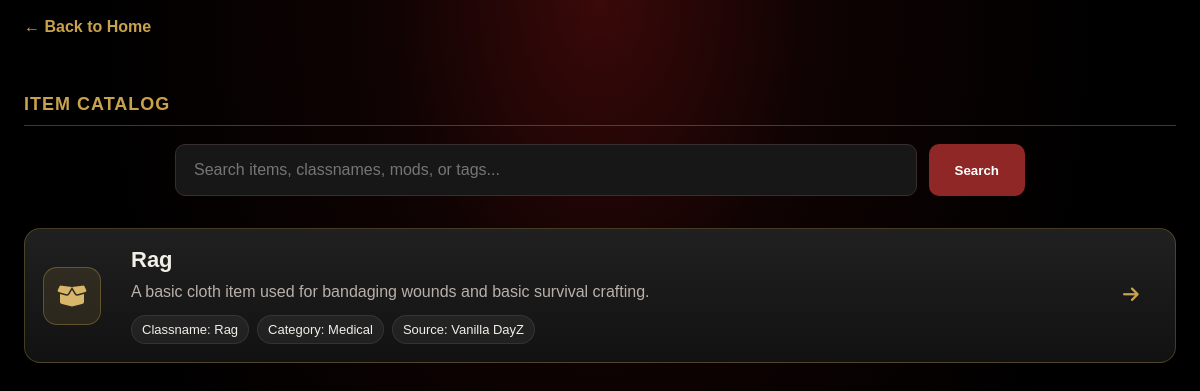
The app's page /catalog, older data.
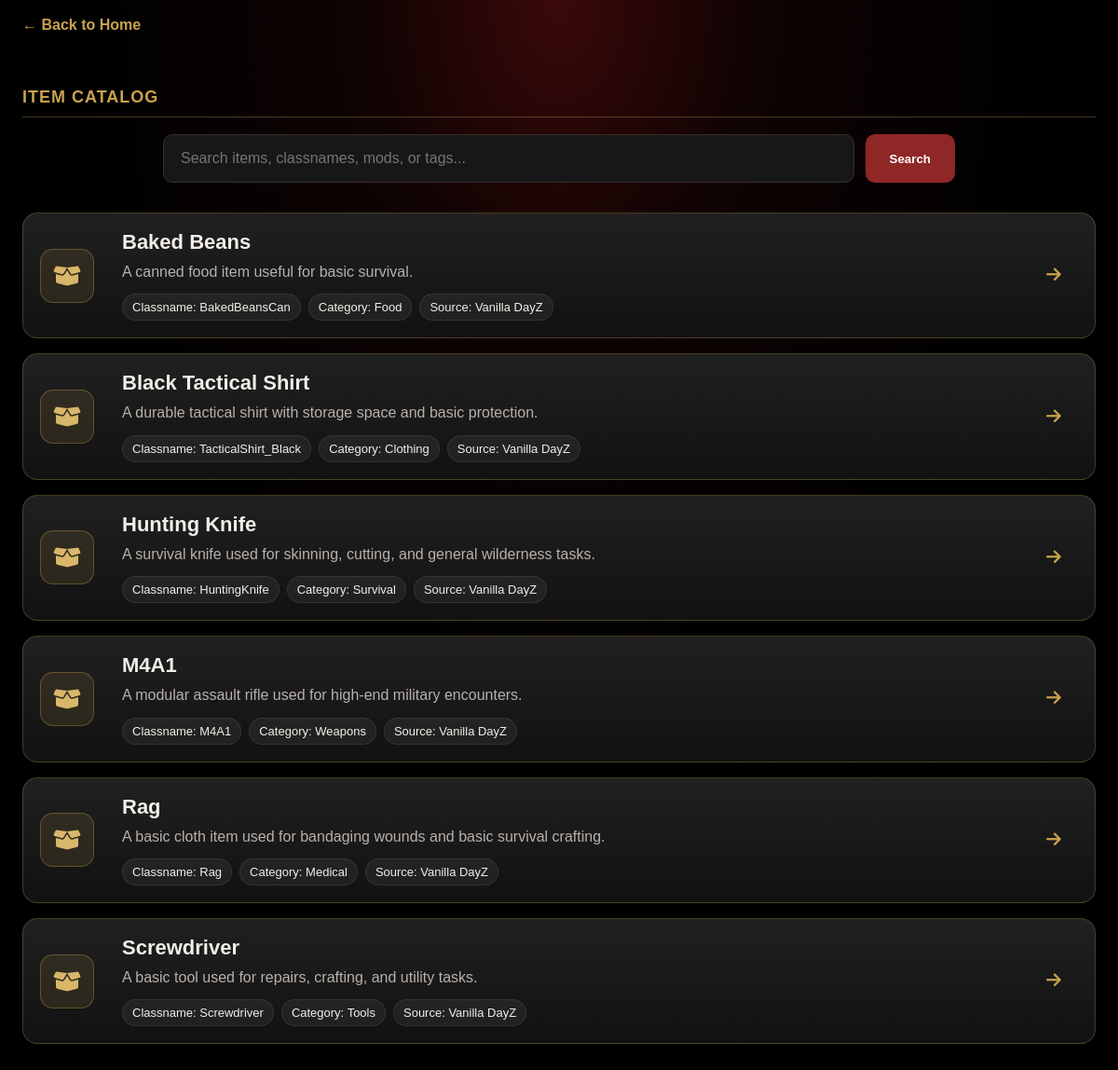
The same page, newer data.
### tables this page shows
CREATE TABLE items (
        id INTEGER PRIMARY KEY AUTOINCREMENT,
        classname TEXT UNIQUE NOT NULL,
        display_name TEXT NOT NULL,
        description TEXT,
        category TEXT,
        subcategory TEXT,
        mod_id INTEGER,
        image TEXT,

        FOREIGN KEY (mod_id) REFERENCES mods(id)
    );

CREATE TABLE mods (
        id INTEGER PRIMARY KEY AUTOINCREMENT,
        name TEXT UNIQUE NOT NULL,
        author TEXT,
        type TEXT,
        logo TEXT,
        website TEXT,
        description TEXT
    );

### app.py (the view)
@app.route("/catalog")
def catalog():
    items = get_all_items()
    return render_template(
        "catalog.html",
        items=items
    )

### database.py (called while the page is built)
def get_all_items():
    conn = sqlite3.connect(DB_PATH)
    conn.row_factory = sqlite3.Row
    cursor = conn.cursor()
    cursor.execute("""
        SELECT items.*, mods.name AS mod_name
        FROM items
        LEFT JOIN mods ON items.mod_id = mods.id
        ORDER BY display_name
    """)
    items = cursor.fetchall()
    conn.close()
    return items

### templates/catalog.html (shortened to what this page needs)
{% extends "base.html" %}
{% block content %}
<div class="app-shell">
    <a class="back-link" href="/">← Back to Home</a>
    <section class="dashboard-section">
        <h2 class="section-title">Item Catalog</h2>
        <form class="search-row" action="/search" method="get">
            <input
                type="text"
                name="q"
                placeholder="Search items, classnames, mods, or tags...">
            <button type="submit">Search</button>
        </form>
        <div class="search-results">
            {% for item in items %}
                <a class="result-card" href="/item/{{ item.classname }}">
                    <div class="result-icon">
                        <i class="fa-solid fa-box-open"></i>
                    </div>
                    <div class="result-info">
                        <h3>{{ item.display_name }}</h3>
                        <p>{{ item.description }}</p>
                        <div class="result-meta">
                            <span>Classname: {{ item.classname }}</span>
                            <span>Category: {{ item.category }}</span>
                            <span>Source: {{ item.mod_name }}</span>
                        </div>
                    </div>
                    <div class="result-arrow">
                        <i class="fa-solid fa-arrow-right"></i>
                    </div>
                </a>
            {% endfor %}
        </div>
    </section>
</div>
{% endblock %}

### templates/base.html (shortened to what this page needs)
<!DOCTYPE html>
<html>
<head>
    <link rel="stylesheet" href="{{ url_for('static', filename='css/style.css') }}">
    <link rel="stylesheet"
      href="https://cdnjs.cloudflare.com/ajax/libs/font-awesome/6.7.2/css/all.min.css">
</head>
<body>
<main>
    {% block content %}{% endblock %}
</main>
</body>
</html>

### static/css/style.css (style rules this page uses)
* { box-sizing: border-box; }
body { margin: 0; min-height: 100vh; background-color: #000; background-image: radial-gradient( ellipse at top, rgba(130, 20, 20, 0.45) 0%, rgba(70, 12, 12, 0.22) 25%, rgba(0, 0, 0, 0) 60% ); background-repeat: no-repeat; background-size: 100% 900px; background-position: top center; color: #f2eee8; font-family: Arial, Helvetica, sans-serif; }
.app-shell { max-width: 1200px; margin: 0 auto; padding: 18px 24px 36px; }
.search-row { display: flex; gap: 12px; max-width: 850px; margin: 0 auto 32px; }
.search-row input { flex: 1; padding: 16px 18px; border-radius: 10px; border: 1px solid #3a2d2d; background: #171717; color: #f2eee8; font-size: 16px; }
.search-row button { padding: 16px 26px; border: 0; border-radius: 10px; background: #8f2727; color: white; font-weight: bold; cursor: pointer; }
.dashboard-section { margin-top: 38px; }
.section-title { color: #c9a24d; font-size: 18px; letter-spacing: 1px; text-transform: uppercase; border-bottom: 1px solid rgba(201, 162, 77, 0.35); padding-bottom: 10px; margin-bottom: 18px; }
.back-link { display: inline-block; margin-bottom: 20px; color: #c9a24d; text-decoration: none; font-weight: 600; }
.search-results { display: grid; gap: 16px; }
.result-card { display: grid; grid-template-columns: 70px 1fr 34px; gap: 18px; align-items: center; text-decoration: none; color: #f2eee8; background: linear-gradient( 180deg, rgba(34, 34, 34, 0.95), rgba(18, 18, 18, 0.97) ); border: 1px solid rgba(201, 162, 77, 0.28); border-radius: 16px; padding: 18px; transition: transform 0.15s ease, border-color 0.15s ease, box-shadow 0.15s ease; }
.result-icon { width: 58px; height: 58px; display: flex; align-items: center; justify-content: center; border-radius: 14px; background: rgba(201, 162, 77, 0.12); border: 1px solid rgba(201, 162, 77, 0.35); color: #d8b66a; font-size: 24px; }
.result-info h3 { margin: 0 0 8px; font-size: 22px; }
.result-info p { margin: 0 0 12px; color: #b9b0aa; line-height: 1.4; }
.result-meta { display: flex; flex-wrap: wrap; gap: 8px; }
.result-meta span { font-size: 13px; color: #f2eee8; background: rgba(255, 255, 255, 0.06); border: 1px solid rgba(255, 255, 255, 0.08); border-radius: 999px; padding: 6px 10px; }
.result-arrow { color: #c9a24d; font-size: 18px; }

Row changes from the older to the newer data that the page shows:
added items: display_name "Baked Beans", description "A canned food item useful for basic survival.", classname "BakedBeansCan", category "Food", mod_name "Vanilla DayZ"
added items: display_name "Black Tactical Shirt", description "A durable tactical shirt with storage space and basic protection.", classname "TacticalShirt_Black", category "Clothing", mod_name "Vanilla DayZ"
added items: display_name "Hunting Knife", description "A survival knife used for skinning, cutting, and general wilderness tasks.", classname "HuntingKnife", category "Survival", mod_name "Vanilla DayZ"
added items: display_name "M4A1", description "A modular assault rifle used for high-end military encounters.", classname "M4A1", category "Weapons", mod_name "Vanilla DayZ"
added items: display_name "Screwdriver", description "A basic tool used for repairs, crafting, and utility tasks.", classname "Screwdriver", category "Tools", mod_name "Vanilla DayZ"
